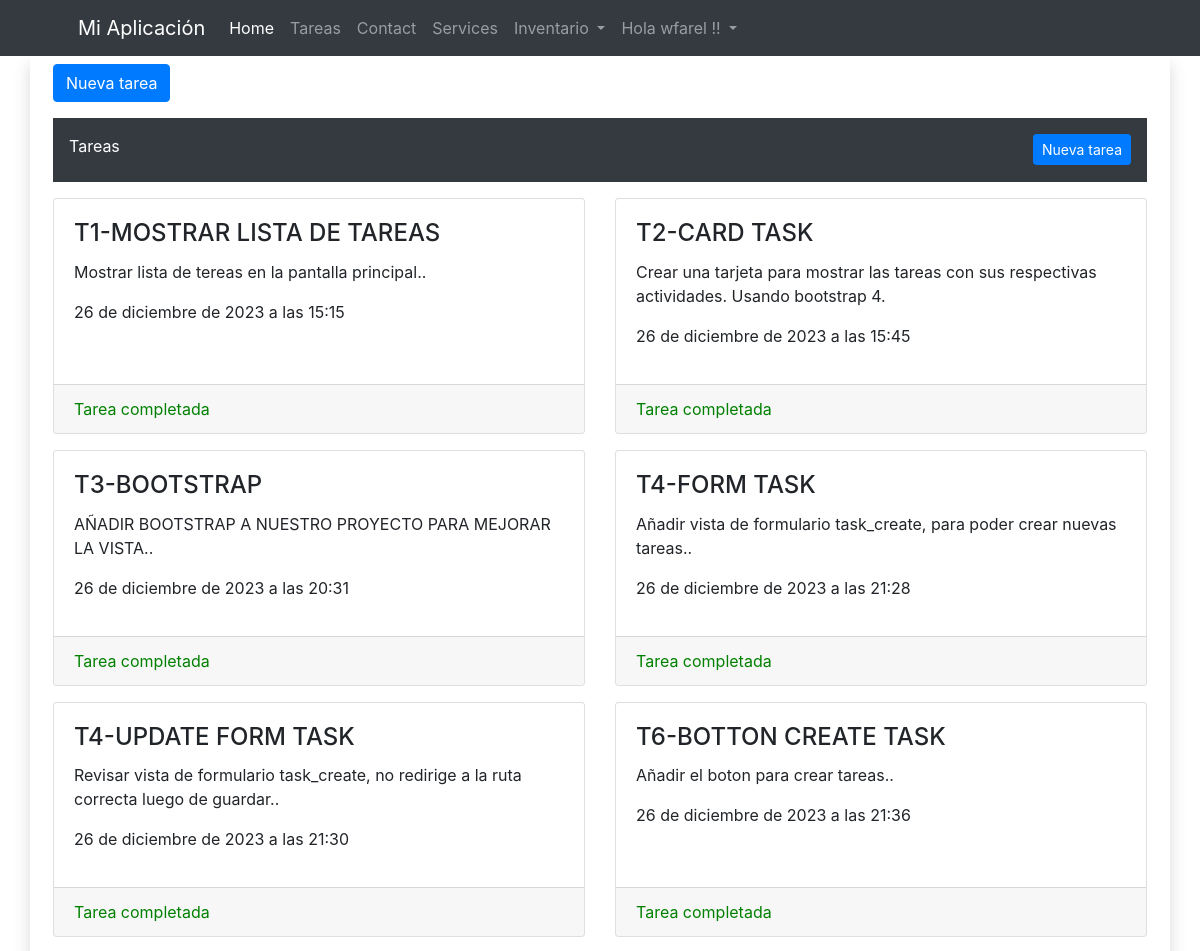
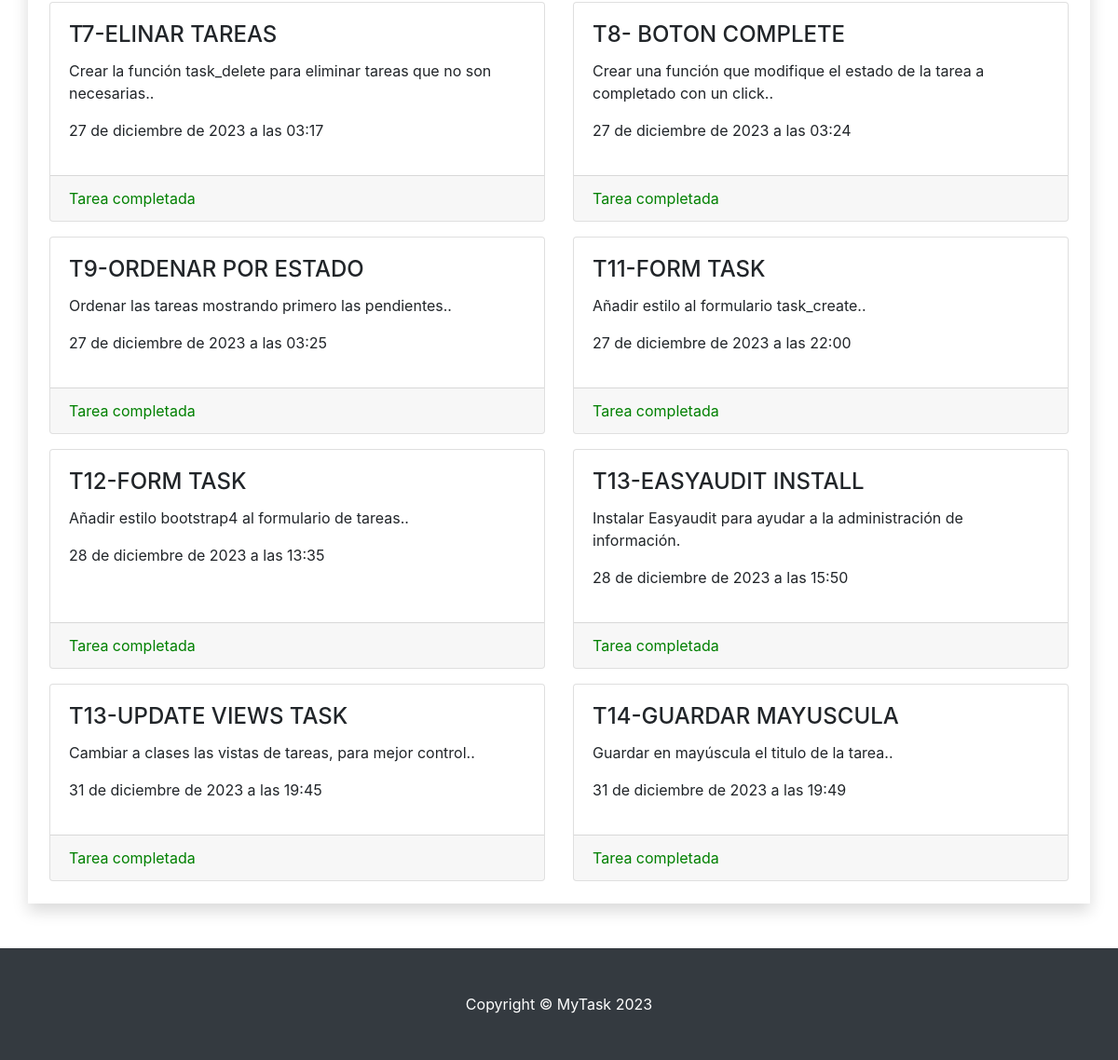
Before: /task/list/ (signed in) with the older database file (2 pictures, top to bottom).
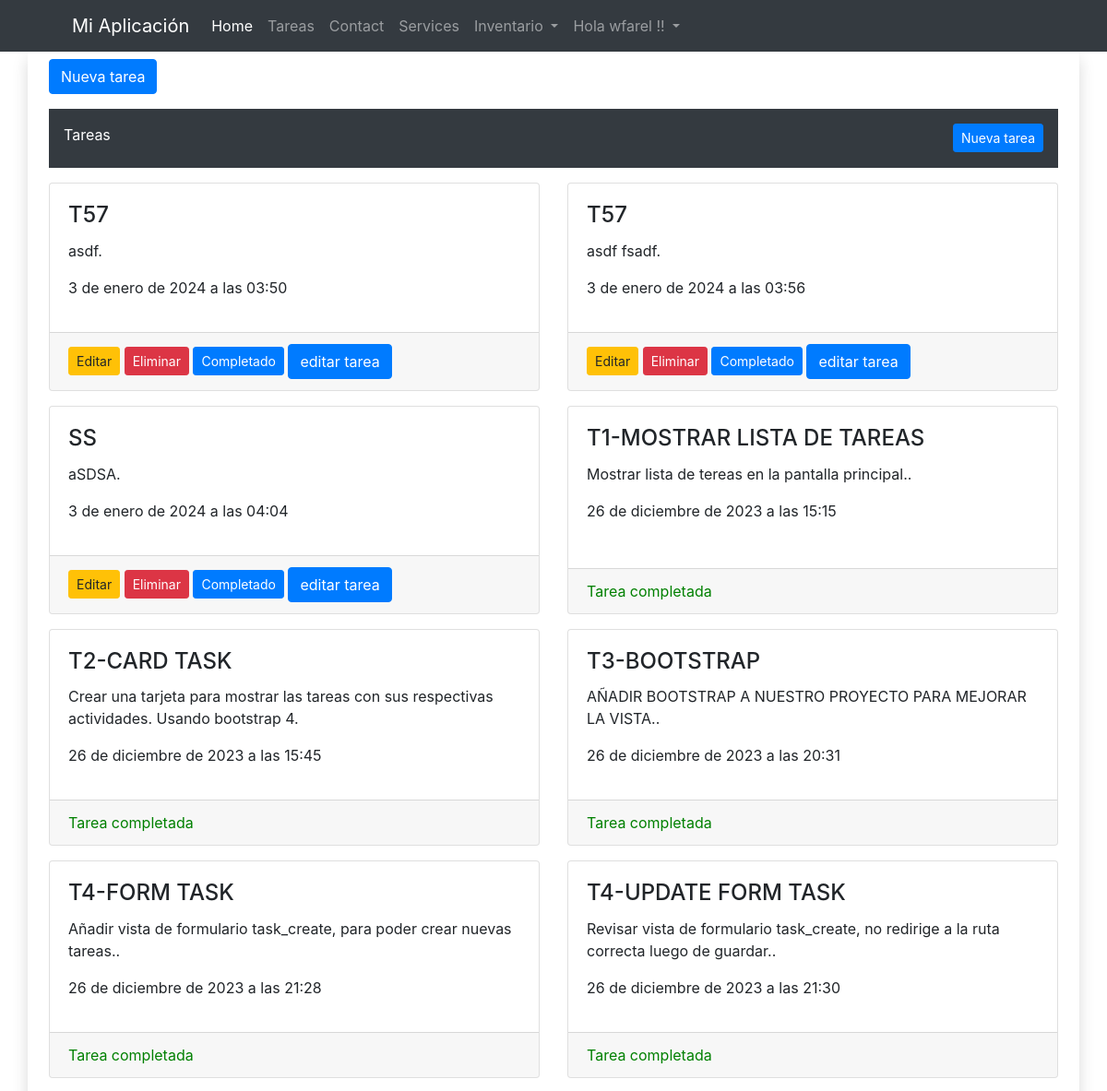
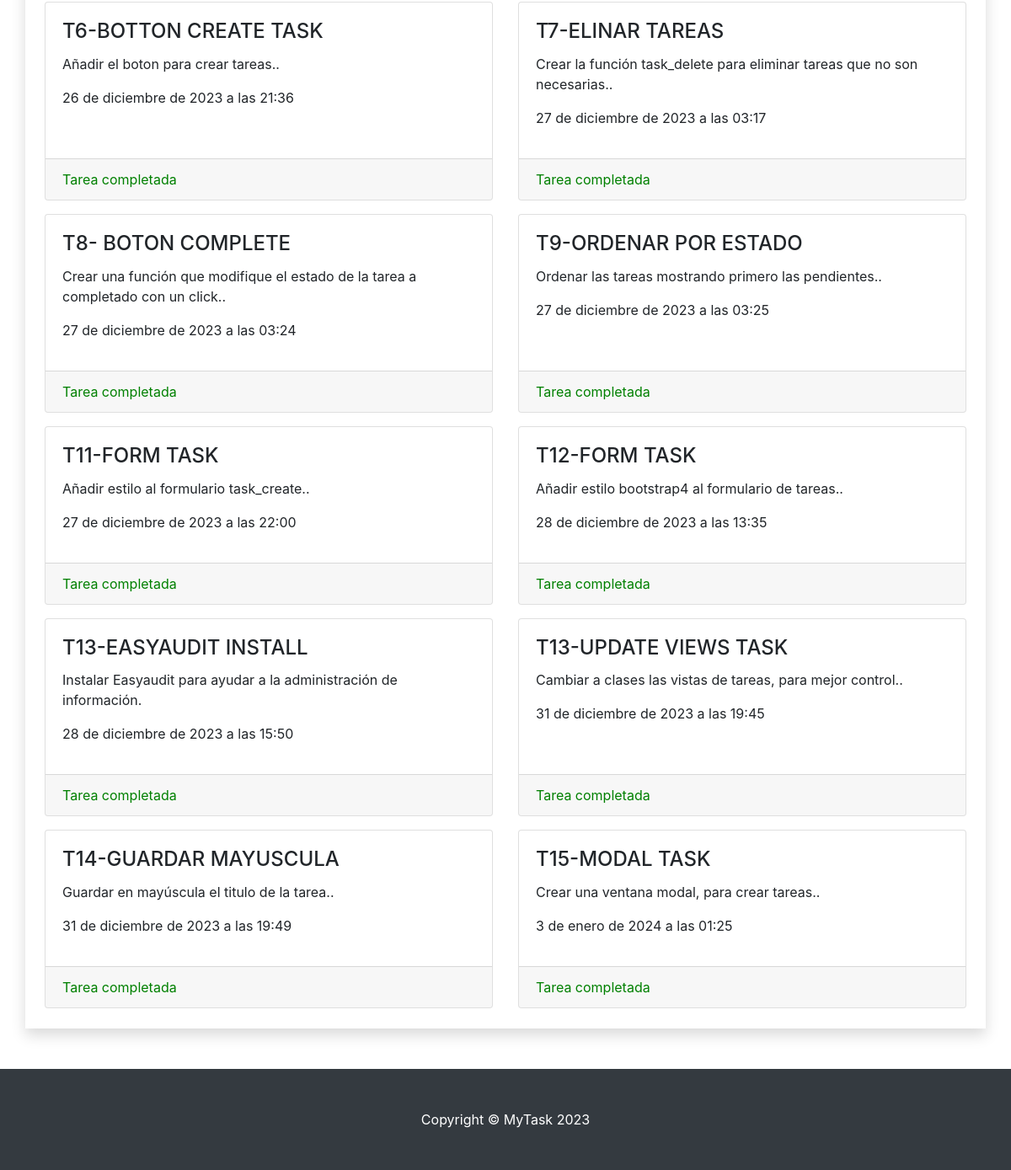
After: the same page with the newer database file (2 pictures, top to bottom).
### task/models.py (models this page shows, shortened)
class Task(models.Model):
    title = models.CharField(max_length=200)
    description = models.TextField()
    created = models.DateTimeField(auto_now_add=True)
    limit_date = models.DateTimeField(auto_now_add=False, null=True, blank=True)
    complete = models.BooleanField(default=False)

### task/views.py (the view)
# urls.py: path('list/', TaskView.as_view(), name='task_list'),
class TaskView(LoginRequiredMixin, ListView):
    model = Task
    template_name = 'task/task_list.html'
    context_object_name = 'tasks'
    success_url = reverse_lazy('task:task_list')
    login_url = 'bases:login'
    ordering = ['complete']

### task/templates/task/task_list.html
{% extends 'bases/base.html' %}
{% block content %}
    <div class="container">
             <button type="button" class="btn btn-primary" data-toggle="modal" data-target="#exampleModal" data-extra="hola"
                onclick="abrirModal('{% url 'task:task_create' %}')">
                Nueva tarea
            </button>
        <div class="container p-3 pb-4 my-3 bg-dark text-white">
            Tareas
            <a class="btn btn-primary btn-sm float-right"  href="{% url 'task:task_create' %}">Nueva tarea</a>
        </div>
        <div class="row">
            {% if tasks %}
                {% for task in tasks %}
                    <div class="col-md-6 mb-3">
                        <div class="card h-100">
                            <div class="card-body">
                                <h4 class="card-title">{{ task.title }}</h4>
                                <p class="card-text">{{ task.description }}.</p>
                                <p>{{ task.created }}</p>
                            </div>
                            <div class="card-footer">
                                {% if task.complete %}
                                    <div style="color: green;">Tarea completada</div>
                                {% else %}
                                    <a class="btn btn-warning btn-sm" href="{% url 'task:task_edit' task.id %}">Editar</a>
                                    <a class="btn btn-danger btn-sm" href="{% url 'task:task_delete' task.id %}">Eliminar</a>
                                    <a class="btn btn-primary btn-sm" href="{% url 'task:task_complete' task.id %}">Completado</a>
                                    <button type="button" class="btn btn-primary" data-toggle="modal" data-target="#exampleModal"
                                    onclick="abrirModal('{% url 'task:task_edit' task.id %}')">
                                    editar tarea
                                </button>
                                {% endif %}
                            </div>
                        </div>
                    </div>
                {% endfor %}
            {% else %}
                <p>No hay tareas</p>
            {% endif %}
        </div>
    </div>
{% endblock %}

Changed rows visible on the page:
added Task: title "T57", description "asdf", created "3 de enero de 2024 a las 03:50", complete "Editar"
added Task: title "T57", description "asdf fsadf", created "3 de enero de 2024 a las 03:56", complete "Editar"
added Task: title "SS", description "aSDSA", created "3 de enero de 2024 a las 04:04", complete "Editar"
added Task: title "T15-MODAL TASK", description "Crear una ventana modal, para crear tareas.", created "3 de enero de 2024 a las 01:25", complete "Tarea completada"
